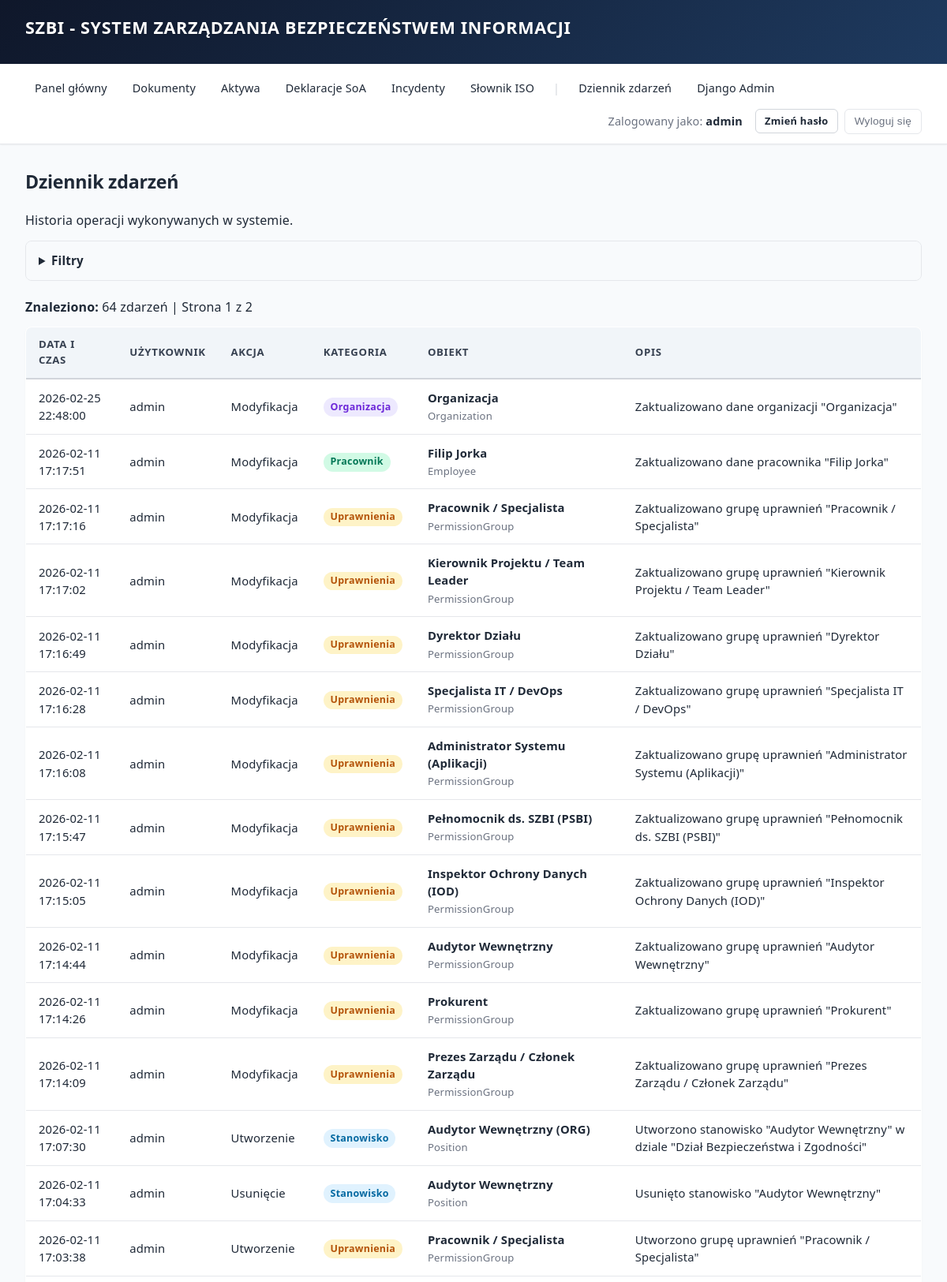
The page /dziennik/ (signed in, upper part) on the database its author committed.
### core/models.py (models this page shows, shortened)
class ActivityLog(models.Model):
    ACTION_CHOICES = [
        ('create', 'Utworzenie'),
        ('update', 'Modyfikacja'),
        ('delete', 'Usunięcie'),
        ('assign', 'Przypisanie'),
        ('unassign', 'Cofnięcie przypisania'),
        ('login', 'Logowanie'),
        ('logout', 'Wylogowanie'),
        ('view', 'Wyświetlenie'),
        ('export', 'Eksport'),
        ('import', 'Import'),
        ('other', 'Inne'),
    ]
    CATEGORY_CHOICES = [
        ('organization', 'Organizacja'),
        ('department', 'Dział'),
        ('position', 'Stanowisko'),
        ('employee', 'Pracownik'),
        ('permission', 'Uprawnienia'),
        ('document', 'Dokument'),
        ('asset', 'Aktywo'),
        ('incident', 'Incydent'),
        ('audit', 'Audyt'),
        ('system', 'System'),
        ('auth', 'Autoryzacja'),
    ]
    user = models.ForeignKey(
        User,
        on_delete=models.SET_NULL,
        null=True,
        blank=True,
        related_name='activity_logs',
        verbose_name="Użytkownik"
    )
    action = models.CharField(
        max_length=20,
        choices=ACTION_CHOICES,
        verbose_name="Akcja"
    )
    category = models.CharField(
        max_length=20,
        choices=CATEGORY_CHOICES,
        verbose_name="Kategoria"
    )
    object_type = models.CharField(
        max_length=100,
        verbose_name="Typ obiektu",
        help_text="Nazwa modelu, np. 'Employee', 'Department'"
    )
    object_id = models.PositiveIntegerField(
        null=True,
        blank=True,
        verbose_name="ID obiektu"
    )
    object_repr = models.CharField(
        max_length=255,
        verbose_name="Reprezentacja obiektu",
        help_text="Tekstowa reprezentacja obiektu, np. nazwa pracownika"
    )
    description = models.TextField(
        verbose_name="Opis zdarzenia"
    )
    details = models.JSONField(
        null=True,
        blank=True,
        verbose_name="Szczegóły",
        help_text="Dodatkowe informacje w formacie JSON"
    )
    ip_address = models.GenericIPAddressField(
        null=True,
        blank=True,
        verbose_name="Adres IP"
    )
    user_agent = models.TextField(
        blank=True,
        verbose_name="User Agent"
    )
    created_at = models.DateTimeField(
        auto_now_add=True,
        verbose_name="Data zdarzenia"
    )
    class Meta:
        verbose_name = "Zdarzenie"
        verbose_name_plural = "Dziennik zdarzeń"
        ordering = ['-created_at']
        indexes = [
            models.Index(fields=['-created_at']),
            models.Index(fields=['user', '-created_at']),
            models.Index(fields=['category', '-created_at']),
            models.Index(fields=['action', '-created_at']),
        ]

### core/views.py (the view)
# urls.py: path('dziennik/', views.activity_log_list, name='activity_log_list'),
@login_required
@user_passes_test(is_admin)
def activity_log_list(request):
    logs = ActivityLog.objects.select_related('user').all()
    category = request.GET.get('category')
    if category:
        logs = logs.filter(category=category)
    action = request.GET.get('action')
    if action:
        logs = logs.filter(action=action)
    user_id = request.GET.get('user')
    if user_id:
        logs = logs.filter(user_id=user_id)
    date_from = request.GET.get('date_from')
    if date_from:
        logs = logs.filter(created_at__date__gte=date_from)
    date_to = request.GET.get('date_to')
    if date_to:
        logs = logs.filter(created_at__date__lte=date_to)
    search = request.GET.get('search')
    if search:
        logs = logs.filter(
            Q(object_repr__icontains=search) |
            Q(description__icontains=search) |
            Q(user__username__icontains=search)
        )
    paginator = Paginator(logs, 50)  # 50 zdarzeń na stronę
    page_number = request.GET.get('page')
    page_obj = paginator.get_page(page_number)
    from django.contrib.auth.models import User
    users = User.objects.filter(activity_logs__isnull=False).distinct()
    return render(request, 'core/activity_log_list.html', {
        'page_obj': page_obj,
        'logs': page_obj,
        'categories': ActivityLog.CATEGORY_CHOICES,
        'actions': ActivityLog.ACTION_CHOICES,
        'users': users,
        'current_filters': {
            'category': category,
            'action': action,
            'user': user_id,
            'date_from': date_from,
            'date_to': date_to,
            'search': search,
        }
    })

### core/views.py (called while the page is built)
def is_admin(user):
    return user.is_staff or user.is_superuser

### templates/core/activity_log_list.html (shortened to what this page needs)
{% extends 'base.html' %}
{% block content %}
<h2>Dziennik zdarzeń</h2>
<p>Historia operacji wykonywanych w systemie.</p>
<details>
    <summary>Filtry</summary>
</details>
<p>
    <strong>Znaleziono:</strong> {{ page_obj.paginator.count }} zdarzeń
    {% if page_obj.paginator.num_pages > 1 %}
    | Strona {{ page_obj.number }} z {{ page_obj.paginator.num_pages }}
    {% endif %}
</p>
{% if logs %}
<table>
    <thead>
        <tr>
            <th>Data i czas</th>
            <th>Użytkownik</th>
            <th>Akcja</th>
            <th>Kategoria</th>
            <th>Obiekt</th>
            <th>Opis</th>
        </tr>
    </thead>
    <tbody>
        {% for log in logs %}
        <tr>
            <td>{{ log.created_at|date:"Y-m-d H:i:s" }}</td>
            <td>
                {% if log.user %}
                    {{ log.user.username }}
                {% else %}
                    <em>System</em>
                {% endif %}
            </td>
            <td>{{ log.get_action_display }}</td>
            <td><span class="category-badge cat-{{ log.category }}">{{ log.get_category_display }}</span></td>
            <td>
                <strong>{{ log.object_repr }}</strong>
                <br><small>{{ log.object_type }}</small>
            </td>
            <td>{{ log.description|truncatewords:15 }}</td>
        </tr>
        {% endfor %}
    </tbody>
</table>
{% else %}
<p><em>Brak zdarzeń spełniających podane kryteria.</em></p>
{% endif %}
{% endblock %}

### templates/base.html (shortened to what this page needs)
{% load static %}
<!DOCTYPE html>
<html lang="pl">
<head>
    <link rel="stylesheet" href="{% static 'css/style.css' %}">
</head>
<body>
    <header>
        <h1>SZBI - System Zarządzania Bezpieczeństwem Informacji</h1>
    </header>
    <nav>
        {% if user.is_authenticated %}
            <a href="{% url 'core:dashboard' %}">Panel główny</a>
            <a href="/documents/">Dokumenty</a>
            <a href="/aktywa/">Aktywa</a>
            <a href="/deklaracje/">Deklaracje SoA</a>
            <a href="/incydenty/">Incydenty</a>
            <a href="/slownik/">Słownik ISO</a>
            {% if user.is_staff %}
                <span class="nav-separator">|</span>
                <a href="{% url 'core:activity_log_list' %}">Dziennik zdarzeń</a>
                <a href="/admin/">Django Admin</a>
            {% endif %}
            <span>Zalogowany jako: <strong>{{ user.username }}</strong></span>
            <a href="{% url 'core:password_change' %}" class="btn btn-sm btn-outline" style="margin-left: 0.5rem;">Zmień hasło</a>
            <form method="post" action="{% url 'logout' %}">
                <button type="submit">Wyloguj się</button>
            </form>
        {% else %}
            <a href="{% url 'login' %}">Zaloguj się</a>
        {% endif %}
    </nav>
    <main>
        {% block content %}
        {% endblock %}
    </main>
</body>
</html>

### rows shown on the page
ActivityLog: created_at "2026-02-25 22:48:00", user.username "admin", action "Modyfikacja", category "Organizacja", object_repr "Organizacja", object_type "Organization", description "Zaktualizowano dane organizacji \"Organizacja\""
ActivityLog: created_at "2026-02-11 17:17:51", user.username "admin", action "Modyfikacja", category "Pracownik", object_repr "Filip Jorka", object_type "Employee", description "Zaktualizowano dane pracownika \"Filip Jorka\""
ActivityLog: created_at "2026-02-11 17:17:16", user.username "admin", action "Modyfikacja", category "Uprawnienia", object_repr "Pracownik / Specjalista", object_type "PermissionGroup", description "Zaktualizowano grupę uprawnień \"Pracownik / Specjalista\""
ActivityLog: created_at "2026-02-11 17:17:02", user.username "admin", action "Modyfikacja", category "Uprawnienia", object_repr "Kierownik Projektu / Team Leader", object_type "PermissionGroup", description "Zaktualizowano grupę uprawnień \"Kierownik Projektu / Team Leader\""
ActivityLog: created_at "2026-02-11 17:16:49", user.username "admin", action "Modyfikacja", category "Uprawnienia", object_repr "Dyrektor Działu", object_type "PermissionGroup", description "Zaktualizowano grupę uprawnień \"Dyrektor Działu\""
ActivityLog: created_at "2026-02-11 17:16:28", user.username "admin", action "Modyfikacja", category "Uprawnienia", object_repr "Specjalista IT / DevOps", object_type "PermissionGroup", description "Zaktualizowano grupę uprawnień \"Specjalista IT / DevOps\""
ActivityLog: created_at "2026-02-11 17:16:08", user.username "admin", action "Modyfikacja", category "Uprawnienia", object_repr "Administrator Systemu (Aplikacji)", object_type "PermissionGroup", description "Zaktualizowano grupę uprawnień \"Administrator Systemu (Aplikacji)\""
ActivityLog: created_at "2026-02-11 17:15:47", user.username "admin", action "Modyfikacja", category "Uprawnienia", object_repr "Pełnomocnik ds. SZBI (PSBI)", object_type "PermissionGroup", description "Zaktualizowano grupę uprawnień \"Pełnomocnik ds. SZBI (PSBI)\""
ActivityLog: created_at "2026-02-11 17:15:05", user.username "admin", action "Modyfikacja", category "Uprawnienia", object_repr "Inspektor Ochrony Danych (IOD)", object_type "PermissionGroup", description "Zaktualizowano grupę uprawnień \"Inspektor Ochrony Danych (IOD)\""
ActivityLog: created_at "2026-02-11 17:14:44", user.username "admin", action "Modyfikacja", category "Uprawnienia", object_repr "Audytor Wewnętrzny", object_type "PermissionGroup", description "Zaktualizowano grupę uprawnień \"Audytor Wewnętrzny\""
ActivityLog: created_at "2026-02-11 17:14:26", user.username "admin", action "Modyfikacja", category "Uprawnienia", object_repr "Prokurent", object_type "PermissionGroup", description "Zaktualizowano grupę uprawnień \"Prokurent\""
ActivityLog: created_at "2026-02-11 17:14:09", user.username "admin", action "Modyfikacja", category "Uprawnienia", object_repr "Prezes Zarządu / Członek Zarządu", object_type "PermissionGroup", description "Zaktualizowano grupę uprawnień \"Prezes Zarządu / Członek Zarządu\""
ActivityLog: created_at "2026-02-11 17:07:30", user.username "admin", action "Utworzenie", category "Stanowisko", object_repr "Audytor Wewnętrzny (ORG)", object_type "Position", description "Utworzono stanowisko \"Audytor Wewnętrzny\" w dziale \"Dział Bezpieczeństwa i Zgodności\""
ActivityLog: created_at "2026-02-11 17:04:33", user.username "admin", action "Usunięcie", category "Stanowisko", object_repr "Audytor Wewnętrzny", object_type "Position", description "Usunięto stanowisko \"Audytor Wewnętrzny\""
ActivityLog: created_at "2026-02-11 17:03:38", user.username "admin", action "Utworzenie", category "Uprawnienia", object_repr "Pracownik / Specjalista", object_type "PermissionGroup", description "Utworzono grupę uprawnień \"Pracownik / Specjalista\""

### other values the page prints
{{ user.username }} "admin"
{{ page_obj.paginator.count }} "64"
{{ page_obj.number }} "1"
{{ page_obj.paginator.num_pages }} "2"
